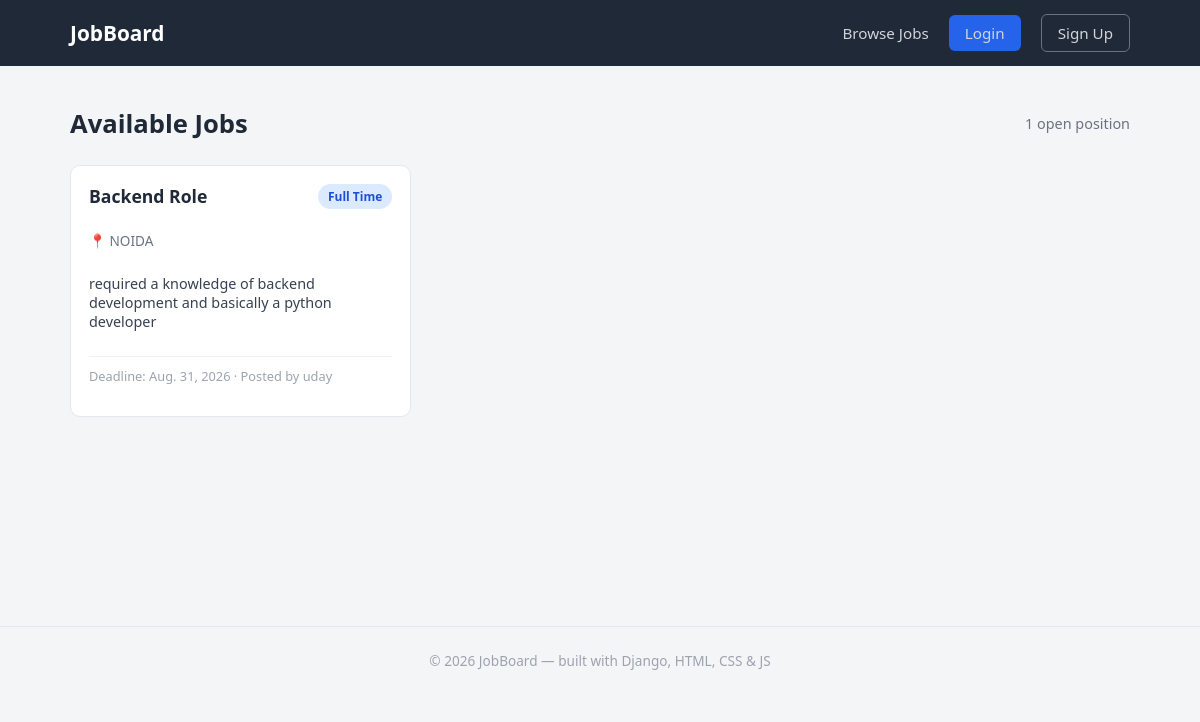
The app's page /jobs/, older data.
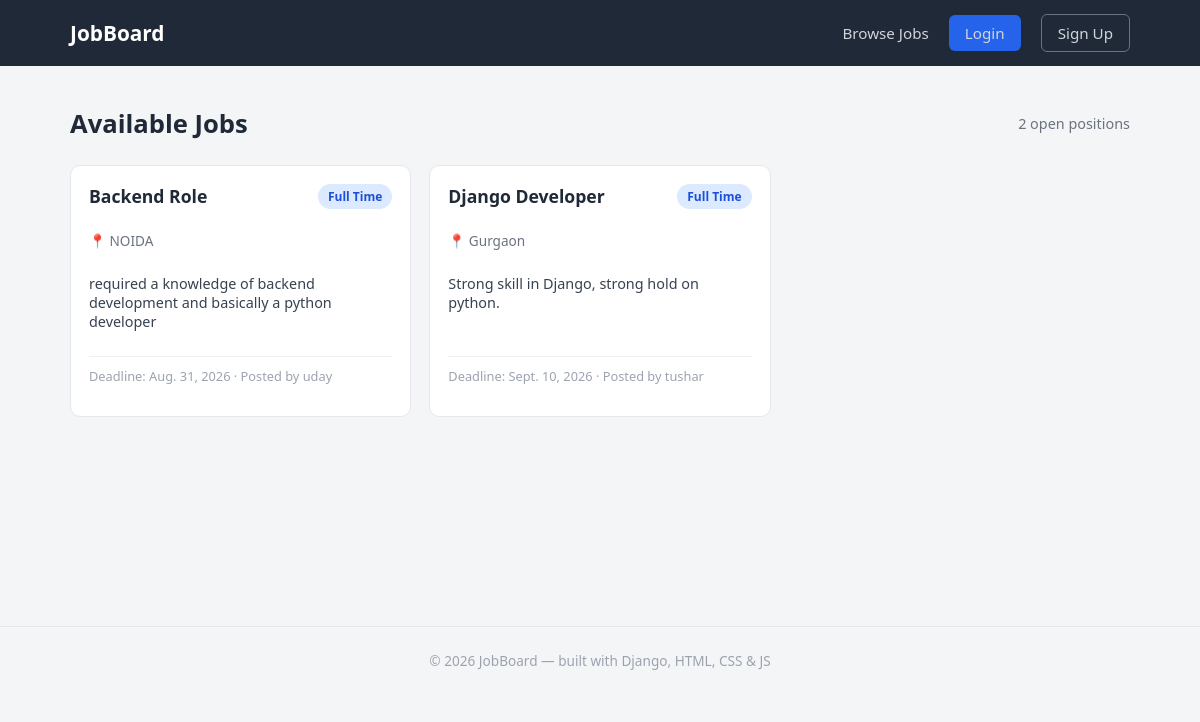
The same page, newer data.
### jobs/models.py (models this page shows, shortened)
class JobPost(models.Model):
    JOB_TYPES = [
        ("FULL_TIME", "Full Time"),
        ("PART_TIME", "Part Time"),
        ("INTERNSHIP", "Internship"),
    ]
    title = models.CharField(max_length=200)
    description = models.TextField()
    location = models.CharField(max_length=100)
    job_type = models.CharField(
        max_length=20,
        choices=JOB_TYPES
    )
    salary = models.CharField(max_length=100)
    skills = models.CharField(max_length=300)
    deadline = models.DateField()
    posted_by = models.ForeignKey(
        User,
        on_delete=models.CASCADE,
        related_name="job_posts"
    )
    created_at = models.DateTimeField(auto_now_add=True)

### jobs/views.py (the view)
# urls.py: 2. Add a URL to urlpatterns:  path('', views.home, name='home')
def home(request):
    jobs = JobPost.objects.all()
    return render(request, 'jobs/home.html', {'jobs': jobs})

### jobs/templates/jobs/home.html (shortened to what this page needs)
{% extends 'jobs/base.html' %}
{% block content %}
<div class="page-header">
    <h2>Available Jobs</h2>
    <span class="count-badge">{{ jobs|length }} open position{{ jobs|length|pluralize }}</span>
</div>
<div class="job-grid">
    {% for job in jobs %}
        <div class="job-card">
            <div class="job-card-top">
                <h3>{{ job.title }}</h3>
                <span class="job-type-badge">{{ job.get_job_type_display }}</span>
            </div>
            <p class="job-location">📍 {{ job.location }}</p>
            <p class="job-desc">{{ job.description|truncatewords:20 }}</p>
            <p class="job-meta">Deadline: {{ job.deadline }} · Posted by {{ job.posted_by }}</p>
        </div>
    {% empty %}
        <div class="alert alert-info">No jobs posted yet. Check back soon!</div>
    {% endfor %}
</div>
{% endblock %}

### jobs/templates/jobs/base.html (shortened to what this page needs)
{% load static %}
<!DOCTYPE html>
<html lang="en">
<head>
    <link rel="stylesheet" href="{% static 'jobs/css/style.css' %}">
</head>
<body>
    <nav class="navbar">
        <div class="container">
            <a href="{% url 'home' %}" class="navbar-brand">JobBoard</a>
            <div class="nav-links">
                <a href="{% url 'home' %}">Browse Jobs</a>
                {% if user.is_authenticated %}
                    {% if user.profile.role == 'recruiter' %}
                        <a href="{% url 'post_job' %}" class="btn btn-outline">Post a Job</a>
                    {% endif %}
                    <span>Hi, {{ user.username }}</span>
                    <form method="POST" action="{% url 'logout' %}" style="display:inline;">
                        {% csrf_token %}
                        <button type="submit" class="btn btn-outline">Logout</button>
                    </form>
                {% else %}
                    <a href="{% url 'login' %}" class="btn btn-primary">Login</a>
                    <a href="{% url 'signup' %}" class="btn btn-outline">Sign Up</a>
                {% endif %}
            </div>
        </div>
    </nav>
    <main>
        <div class="container">
            {% block content %}{% endblock %}
        </div>
    </main>
    <footer>
        &copy; {% now "Y" %} JobBoard — built with Django, HTML, CSS &amp; JS
    </footer>
</body>
</html>

### jobs/static/jobs/css/style.css (style rules this page uses)
* { box-sizing: border-box; }
body { margin: 0; font-family: 'Segoe UI', Arial, sans-serif; background-color: #f4f5f7; color: #1f2937; }
a { text-decoration: none; color: inherit; }
.navbar { background-color: #1f2937; padding: 14px 0; }
.navbar .container { display: flex; justify-content: space-between; align-items: center; }
.navbar-brand { color: #fff; font-size: 1.3rem; font-weight: 700; }
.nav-links { display: flex; align-items: center; gap: 20px; }
.nav-links a, .nav-links span { color: #d1d5db; font-size: 0.95rem; }
.btn { padding: 8px 16px; border-radius: 6px; border: none; cursor: pointer; font-size: 0.9rem; font-weight: 500; }
.btn-outline { background: transparent; border: 1px solid #6b7280; color: #d1d5db; }
.btn-primary { background-color: #2563eb; color: #fff; }
.container { max-width: 1100px; margin: 0 auto; padding: 0 20px; }
main { padding: 40px 0; min-height: 70vh; }
.page-header { display: flex; justify-content: space-between; align-items: center; margin-bottom: 24px; }
.page-header h2 { margin: 0; font-size: 1.6rem; }
.count-badge { color: #6b7280; font-size: 0.9rem; }
.job-grid { display: grid; grid-template-columns: repeat(auto-fill, minmax(280px, 1fr)); gap: 18px; }
.job-card { background: #fff; border: 1px solid #e5e7eb; border-radius: 10px; padding: 18px; display: flex; flex-direction: column; transition: box-shadow 0.15s ease, transform 0.15s ease; }
.job-card-top { display: flex; justify-content: space-between; align-items: flex-start; margin-bottom: 8px; }
.job-card-top h3 { margin: 0; font-size: 1.1rem; }
.job-type-badge { background-color: #dbeafe; color: #1d4ed8; font-size: 0.75rem; font-weight: 600; padding: 4px 10px; border-radius: 20px; white-space: nowrap; }
.job-location { color: #6b7280; font-size: 0.85rem; margin-bottom: 10px; }
.job-desc { font-size: 0.9rem; color: #374151; flex-grow: 1; margin-bottom: 12px; }
.job-meta { font-size: 0.8rem; color: #9ca3af; border-top: 1px solid #f0f0f0; padding-top: 10px; }
footer { text-align: center; padding: 24px 0; color: #9ca3af; font-size: 0.85rem; border-top: 1px solid #e5e7eb; }

Row changes from the older to the newer data that the page shows:
added JobPost: title "Django Developer", job_type "Full Time", location "Gurgaon", description "Strong skill in Django, strong hold on python.", deadline "Sept. 10, 2026", posted_by "tushar"
Text that changed along with them:
{{ jobs|length }}: "1" → "2"
